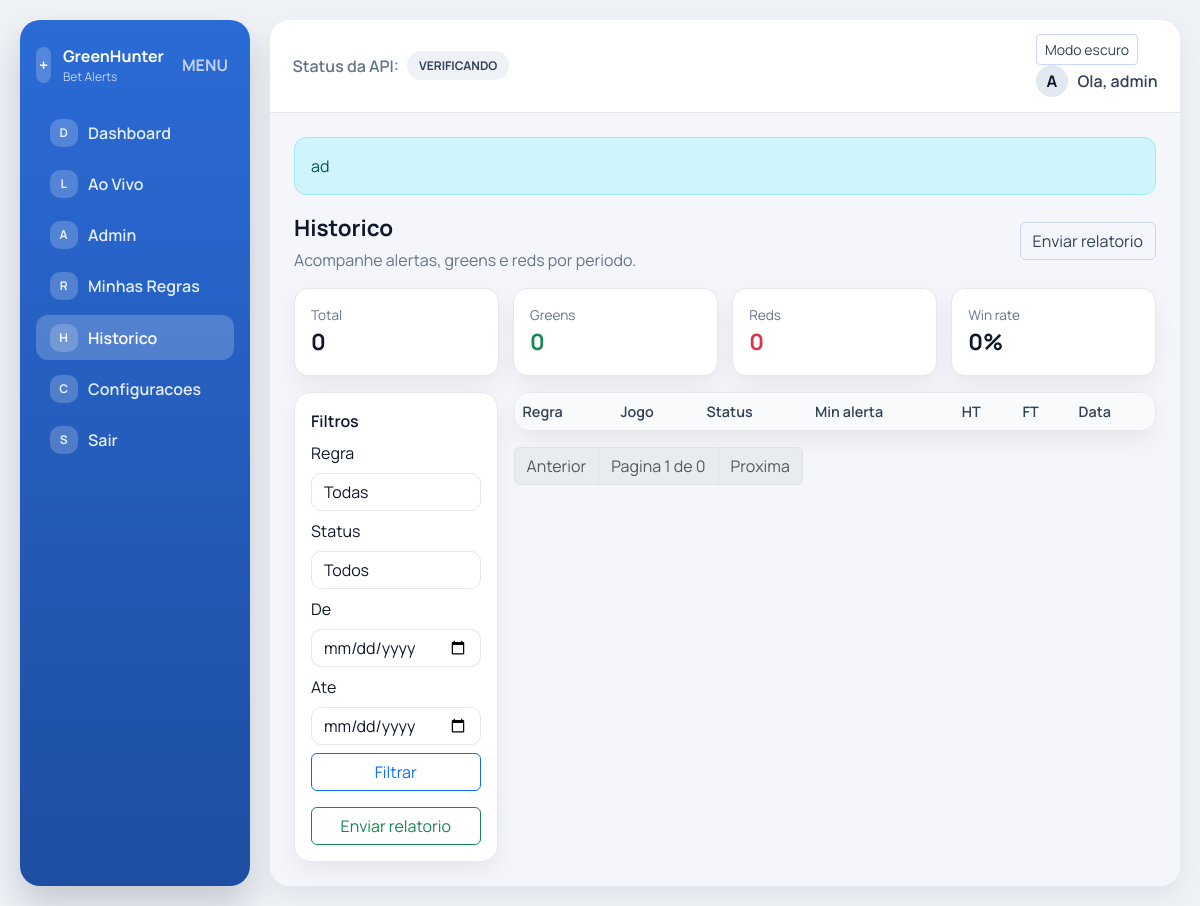
/history/ (signed in), run on the app's committed database.
### app/models.py (models this page shows, shortened)
class User(UserMixin, db.Model):
    id = db.Column(db.Integer, primary_key=True)
    username = db.Column(db.String(80), unique=True, nullable=False)
    email = db.Column(db.String(120), unique=True)
    password_hash = db.Column(db.String(255), nullable=False)
    telegram_token = db.Column(db.String(255))
    telegram_chat_id = db.Column(db.String(64))
    telegram_verified = db.Column(db.Boolean, default=False, nullable=False)
    is_admin = db.Column(db.Boolean, default=False, nullable=False)
    created_at = db.Column(db.DateTime, default=datetime.utcnow, nullable=False)
    rules = db.relationship("Rule", backref="user", cascade="all, delete-orphan")
    alerts = db.relationship("MatchAlert", backref="user", cascade="all, delete-orphan")
    @property
    def is_admin_user(self) -> bool:
        if self.is_admin:
            return True
        return (self.username or "").lower() == "admin"

class AdminBroadcast(db.Model):
    id = db.Column(db.Integer, primary_key=True)
    message = db.Column(db.Text, nullable=False)
    is_active = db.Column(db.Boolean, default=True, nullable=False)
    created_at = db.Column(db.DateTime, default=datetime.utcnow, nullable=False)

### app/history/routes.py (the view)
@history_bp.route("/")
@login_required
def history():
    rule_id = request.args.get("rule_id", type=int)
    status = request.args.get("status", "").strip()
    date_from = request.args.get("from", "").strip()
    date_to = request.args.get("to", "").strip()
    page = request.args.get("page", 1, type=int)
    per_page = 20
    query = MatchAlert.query.filter_by(user_id=current_user.id)
    if rule_id:
        query = query.filter(MatchAlert.rule_id == rule_id)
    if status:
        query = query.filter(MatchAlert.status == status)
    if date_from:
        try:
            dt_from = datetime.strptime(date_from, "%Y-%m-%d")
            query = query.filter(MatchAlert.created_at >= dt_from)
        except ValueError:
            pass
    if date_to:
        try:
            dt_to = datetime.strptime(date_to, "%Y-%m-%d")
            query = query.filter(MatchAlert.created_at < dt_to.replace(hour=23, minute=59, second=59))
        except ValueError:
            pass
    pagination = query.order_by(MatchAlert.created_at.desc()).paginate(page=page, per_page=per_page)
    total_count = query.count()
    green_count = query.filter(MatchAlert.status == "green").count()
    red_count = query.filter(MatchAlert.status == "red").count()
    pending_count = query.filter(MatchAlert.status == "pending").count()
    win_rate = 0
    if green_count + red_count > 0:
        win_rate = round((green_count / (green_count + red_count)) * 100, 1)
    rules = Rule.query.filter_by(user_id=current_user.id).order_by(Rule.name).all()
    query_args = request.args.to_dict()
    query_args.pop("page", None)
    return render_template(
        "history/list.html",
        pagination=pagination,
        rules=rules,
        query_args=query_args,
        total_count=total_count,
        green_count=green_count,
        red_count=red_count,
        pending_count=pending_count,
        win_rate=win_rate,
    )

### app/__init__.py (called while the page is built)
@login_manager.user_loader
def load_user(user_id):
    return User.query.get(int(user_id))

### app/templates/history/list.html (shortened to what this page needs)
{% extends "base.html" %}
{% block content %}
<div class="page-header">
  <div>
    <div class="page-title">Historico</div>
    <div class="page-subtitle">Acompanhe alertas, greens e reds por periodo.</div>
  </div>
  <div class="page-actions">
    <form method="post" action="{{ url_for('history.send_report') }}">
      <button class="btn btn-outline-secondary" type="submit">Enviar relatorio</button>
    </form>
  </div>
</div>
<div class="stat-grid mb-3">
  <div class="stat-card">
    <div class="stat-label">Total</div>
    <div class="stat-value">{{ total_count }}</div>
  </div>
  <div class="stat-card">
    <div class="stat-label">Greens</div>
    <div class="stat-value text-success">{{ green_count }}</div>
  </div>
  <div class="stat-card">
    <div class="stat-label">Reds</div>
    <div class="stat-value text-danger">{{ red_count }}</div>
  </div>
  <div class="stat-card">
    <div class="stat-label">Win rate</div>
    <div class="stat-value">{{ win_rate }}%</div>
  </div>
</div>
<div class="row g-3">
  <div class="col-lg-3">
    <div class="filter-card">
      <div class="fw-semibold mb-2">Filtros</div>
      <form method="get" class="d-grid gap-2">
        <div>
          <label class="form-label">Regra</label>
          <select class="form-select" name="rule_id">
            <option value="">Todas</option>
          </select>
        </div>
        <div>
          <label class="form-label">Status</label>
          <select class="form-select" name="status">
            <option value="">Todos</option>
          </select>
        </div>
        <div>
          <label class="form-label">De</label>
          <input class="form-control" type="date" name="from" value="{{ request.args.get('from','') }}">
        </div>
        <div>
          <label class="form-label">Ate</label>
          <input class="form-control" type="date" name="to" value="{{ request.args.get('to','') }}">
        </div>
        <button class="btn btn-outline-primary" type="submit">Filtrar</button>
      </form>
      <div class="mt-3">
        <form method="post" action="{{ url_for('history.send_report') }}">
          <button class="btn btn-outline-success w-100" type="submit">Enviar relatorio</button>
        </form>
      </div>
    </div>
  </div>
  <div class="col-lg-9">
    <div class="table-card">
      <div class="table-responsive">
        <table class="table table-clean align-middle mb-0">
          <thead>
            <tr>
              <th>Regra</th>
              <th>Jogo</th>
              <th>Status</th>
              <th>Min alerta</th>
              <th>HT</th>
              <th>FT</th>
              <th>Data</th>
            </tr>
          </thead>
        </table>
      </div>
    </div>
    <nav class="mt-3">
      <ul class="pagination mb-0">
        {% if pagination.has_prev %}
          <li class="page-item"><a class="page-link" href="{{ url_for('history.history', page=pagination.prev_num, **query_args) }}">Anterior</a></li>
        {% else %}
          <li class="page-item disabled"><span class="page-link">Anterior</span></li>
        {% endif %}
        <li class="page-item disabled"><span class="page-link">Pagina {{ pagination.page }} de {{ pagination.pages }}</span></li>
        {% if pagination.has_next %}
          <li class="page-item"><a class="page-link" href="{{ url_for('history.history', page=pagination.next_num, **query_args) }}">Proxima</a></li>
        {% else %}
          <li class="page-item disabled"><span class="page-link">Proxima</span></li>
        {% endif %}
      </ul>
    </nav>
  </div>
</div>
{% endblock %}

### app/templates/base.html (shortened to what this page needs)
<!doctype html>
<html lang="pt-br">
  <head>
    <link
      href="https://cdn.jsdelivr.net/npm/bootstrap@5.3.2/dist/css/bootstrap.min.css"
      rel="stylesheet"
    >
    <link rel="stylesheet" href="{{ url_for('static', filename='app.css') }}">
  </head>
  <body>
    {% if current_user.is_authenticated %}
    <div class="app-shell">
      <aside class="sidebar">
        <div class="sidebar-brand">
          <div class="brand-icon">+</div>
          <div class="brand-text">
            <div class="brand-title">GreenHunter</div>
            <div class="brand-sub">Bet Alerts</div>
          </div>
          <button class="sidebar-toggle" type="button">MENU</button>
        </div>
        <nav class="sidebar-nav">
          <a class="nav-link {% if request.endpoint == 'main.dashboard' %}active{% endif %}" href="{{ url_for('main.dashboard') }}">
            <span class="nav-icon">D</span> Dashboard
          </a>
          <a class="nav-link {% if request.endpoint == 'main.live' %}active{% endif %}" href="{{ url_for('main.live') }}">
            <span class="nav-icon">L</span> Ao Vivo
          </a>
          {% if current_user.is_admin_user %}
          <a class="nav-link {% if request.endpoint == 'admin.dashboard' %}active{% endif %}" href="{{ url_for('admin.dashboard') }}">
            <span class="nav-icon">A</span> Admin
          </a>
          {% endif %}
          <a class="nav-link {% if request.endpoint in ['rules.list_rules','rules.create_rule','rules.edit_rule'] %}active{% endif %}" href="{{ url_for('rules.list_rules') }}">
            <span class="nav-icon">R</span> Minhas Regras
          </a>
          <a class="nav-link {% if request.endpoint == 'history.history' %}active{% endif %}" href="{{ url_for('history.history') }}">
            <span class="nav-icon">H</span> Historico
          </a>
          <a class="nav-link {% if request.endpoint == 'settings.settings' %}active{% endif %}" href="{{ url_for('settings.settings') }}">
            <span class="nav-icon">C</span> Configuracoes
          </a>
          <a class="nav-link" href="{{ url_for('auth.logout') }}">
            <span class="nav-icon">S</span> Sair
          </a>
        </nav>
      </aside>
      <div class="main-area">
        <header class="topbar">
          <div class="topbar-left">
            <div class="status-block">
              <span>Status da API:</span>
              <span class="status-pill status-wait" id="api-status">Verificando</span>
            </div>
          </div>
          <div class="topbar-right">
            <button class="btn btn-sm btn-outline-secondary me-2" type="button" id="theme-toggle">Modo escuro</button>
            <div class="user-chip">
              <div class="user-avatar">{{ (current_user.username[:1] if current_user.username else 'U')|upper }}</div>
              <div class="user-name">Ola, {{ current_user.username }}</div>
            </div>
          </div>
        </header>
        <main class="content">
    {% else %}
    <main class="container py-5 auth-shell">
    {% endif %}
      {% if active_broadcast %}
        <div class="alert alert-info">
          {{ active_broadcast.message }}
        </div>
      {% endif %}
      {% block content %}{% endblock %}
    </main>
    {% if current_user.is_authenticated %}
      </div>
    </div>
    {% endif %}
  </body>
</html>

### data on the page
User: username "A", username "admin"
AdminBroadcast: message "ad"

### other printed values
{{ total_count }} "0"
{{ green_count }} "0"
{{ red_count }} "0"
{{ win_rate }} "0"
{{ pagination.page }} "1"
{{ pagination.pages }} "0"
